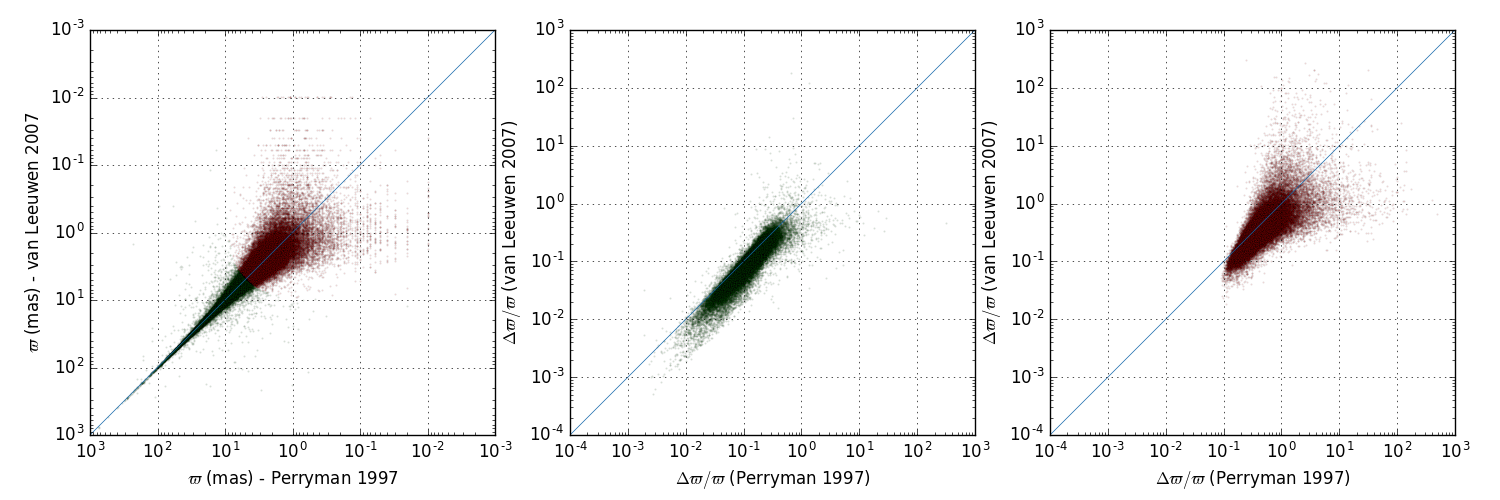

Here is the Python script that generated this plot:
#!/usr/bin/env python3
import os
import numpy as np
import astropy.io.fits as fits
import matplotlib.pyplot as plt

def main():
    catfile1 = os.path.join(os.getenv('STELLA_DATA'), 'catalog/HIP.fits')
    catfile2 = os.path.join(os.getenv('STELLA_DATA'), 'catalog/HIP2.fits')
    
    data1 = fits.getdata(catfile1)
    data2 = fits.getdata(catfile2)
    imax = min(data1.size, data2.size)
    data1 = data1[0:imax]
    data2 = data2[0:imax]
    
    mask1 = ~np.isnan(data1['Plx'])
    mask2 = ~np.isnan(data2['Plx'])
    mask = mask1*mask2
    
    data1 = data1[mask]
    data2 = data2[mask]
    
    mask1 = data1['Plx']>0
    mask2 = data2['Plx']>0
    mask = mask1*mask2
    
    data1 = data1[mask]
    data2 = data2[mask]
    
    m = ((data1['Plx']+data2['Plx'])/2.)<5
    
    fig = plt.figure(figsize=(15,5),dpi=150)
    ax1 = fig.add_axes([0.06, 0.13, 0.27, 0.81])
    ax2 = fig.add_axes([0.38, 0.13, 0.27, 0.81])
    ax3 = fig.add_axes([0.70, 0.13, 0.27, 0.81])
    ax1.plot(data1['Plx'][m], data2['Plx'][m], 'ro', alpha=0.1, ms=1)
    ax1.plot(data1['Plx'][~m], data2['Plx'][~m], 'go', alpha=0.1, ms=1)
    ax1.plot([1e9],[1e9], 'ro', ms=3,label='$\\bar{\\varpi}<5\,\mathrm{mas}$')
    ax1.plot([1e9],[1e9], 'go', ms=3,label='$\\bar{\\varpi}>5\,\mathrm{mas}$')
    #ax2.plot(data1['e_Plx']/data1['Plx'], data2['e_Plx']/data2['Plx'], 'ko', alpha=0.1, ms=1)
    re1 = data1['e_Plx']/data1['Plx']
    re2 = data2['e_Plx']/data2['Plx']
    ax2.plot(re1[~m], re2[~m], 'go', alpha=0.1, ms=1)
    ax3.plot(re1[m], re2[m], 'ro', alpha=0.1, ms=1)
    for ax in [ax1, ax2, ax3]:
        ax.set_xscale('log')
        ax.set_yscale('log')
        ax.grid(True)
        x1, x2 = ax.get_xlim()
        y1, y2 = ax.get_ylim()
        z1 = min(x1, y1)
        z2 = max(x2, y2)
        if ax == ax1:
            z1, z2 = z2, z1
        else:
            z1, z2 = 1e-4, 1e3
        ax.plot([z1, z2], [z1, z2], '-', lw=0.5, color='#1166aa')
        ax.set_xlim(z1, z2)
        ax.set_ylim(z1, z2)
    ax1.set_xlim(1e3, 1e-3)
    ax1.set_ylim(1e3, 1e-3)
    leg = ax1.legend(loc='upper left', numpoints=1)
    ax1.set_xlabel('$\\varpi$ (mas) - Perryman 1997')
    ax1.set_ylabel('$\\varpi$ (mas) - van Leeuwen 2007')
    ax2.set_xlabel('$\Delta\\varpi/\\varpi$ (Perryman 1997)')
    ax2.set_ylabel('$\Delta\\varpi/\\varpi$ (van Leeuwen 2007)')
    ax3.set_xlabel('$\Delta\\varpi/\\varpi$ (Perryman 1997)')
    ax3.set_ylabel('$\Delta\\varpi/\\varpi$ (van Leeuwen 2007)')
    fig.savefig('compare_parallax.png')
    plt.close(fig)

if __name__=='__main__':
    main()
